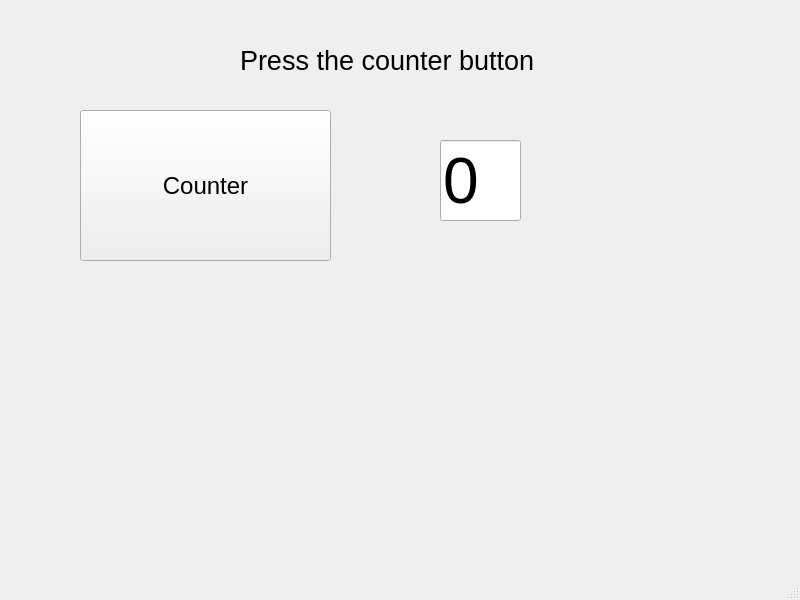
<?xml version="1.0" encoding="UTF-8"?>
<ui version="4.0">
 <class>MainWindow</class>
 <widget class="QMainWindow" name="MainWindow">
  <property name="geometry">
   <rect>
    <x>0</x>
    <y>0</y>
    <width>800</width>
    <height>600</height>
   </rect>
  </property>
  <property name="windowTitle">
   <string>MainWindow</string>
  </property>
  <widget class="QWidget" name="centralwidget">
   <widget class="QPushButton" name="add_one">
    <property name="geometry">
     <rect>
      <x>80</x>
      <y>110</y>
      <width>251</width>
      <height>151</height>
     </rect>
    </property>
    <property name="font">
     <font>
      <pointsize>18</pointsize>
     </font>
    </property>
    <property name="text">
     <string>Counter</string>
    </property>
   </widget>
   <widget class="QLineEdit" name="current_count">
    <property name="geometry">
     <rect>
      <x>440</x>
      <y>140</y>
      <width>81</width>
      <height>81</height>
     </rect>
    </property>
    <property name="font">
     <font>
      <pointsize>48</pointsize>
     </font>
    </property>
    <property name="text">
     <string>0</string>
    </property>
   </widget>
   <widget class="QLabel" name="label">
    <property name="geometry">
     <rect>
      <x>240</x>
      <y>30</y>
      <width>331</width>
      <height>61</height>
     </rect>
    </property>
    <property name="font">
     <font>
      <pointsize>20</pointsize>
     </font>
    </property>
    <property name="text">
     <string>Press the counter button</string>
    </property>
   </widget>
  </widget>
  <widget class="QMenuBar" name="menubar">
   <property name="geometry">
    <rect>
     <x>0</x>
     <y>0</y>
     <width>800</width>
     <height>26</height>
    </rect>
   </property>
  </widget>
  <widget class="QStatusBar" name="statusbar"/>
 </widget>
 <resources/>
 <connections/>
</ui>
